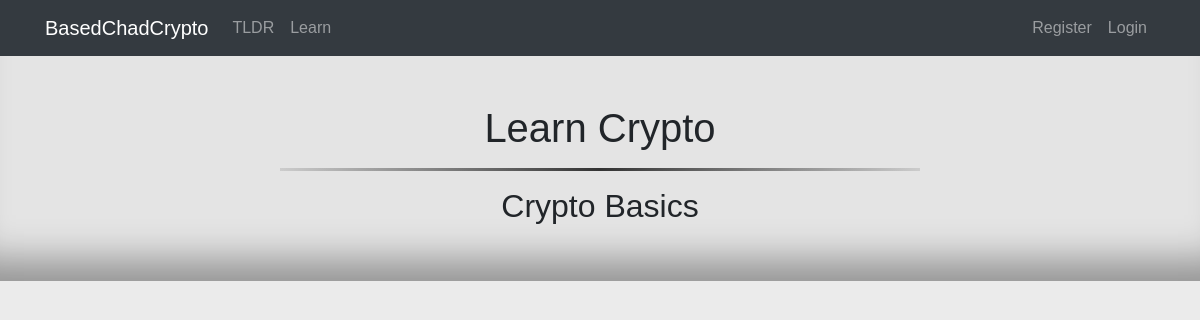
Page /pages/learn on the earlier database version.
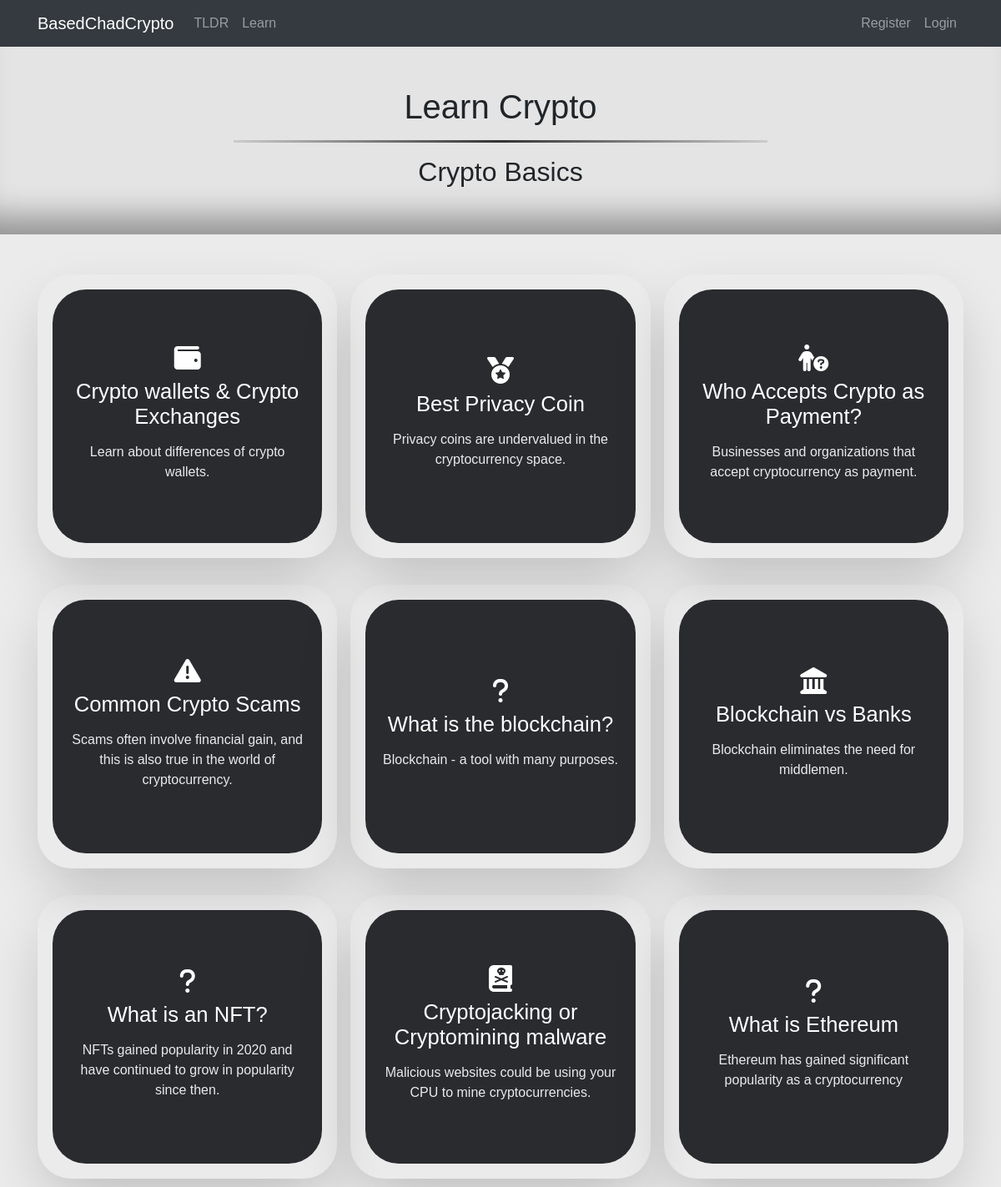
Same page on the later database version.
### tables this page shows
CREATE TABLE `learn` (
  `url` char(255) DEFAULT NULL,
  `class` char(255) DEFAULT NULL,
  `h3` char(255) DEFAULT NULL,
  `p` char(255) DEFAULT NULL,
  `id` int(11) NOT NULL,
  `related_posts` char(255) DEFAULT NULL,
  `html` text DEFAULT NULL
);

### app/controllers/Pages.php (called while the page is built, shortened)
<?php
class Pages extends Controller
{
  public function __construct()
  {
    $this->postModel = $this->model('Post');
  }
  public function learn()
  {
    $post = $this->postModel->getLearnPosts();
    $data = [
      'title' => 'learn',
      'learn' => $post
    ];
    $this->view('pages/learn', $data);
  }
}

### app/libraries/Core.php (called while the page is built, shortened)
<?php
  class Core {
    protected $currentMethod = 'index';
    public function __construct(){
      $url = $this->getUrl();
      if(file_exists('../app/controllers/' . ucwords($url[0]). '.php')){
        unset($url[0]);
      }
      $this->currentController = new $this->currentController;
      if(isset($url[1])){
        if(method_exists($this->currentController, $url[1])){
          $this->currentMethod = $url[1];
          unset($url[1]);
        }
      }
      $this->params = $url ? array_values($url) : [];
      call_user_func_array([$this->currentController, $this->currentMethod], $this->params);
    }
    public function getUrl(){
      if(isset($_GET['url'])){
        $url = rtrim($_GET['url'], '/');
        $url = filter_var($url, FILTER_SANITIZE_URL);
        $url = explode('/', $url);
        return $url;
      }
    }
  }

### public/index.php (called while the page is built, shortened)
<?php
  $init = new Core;

### app/libraries/Database.php (called while the page is built, shortened)
<?php
  class Database {
    private $host = DB_HOST;
    private $user = DB_USER;
    private $pass = DB_PASS;
    private $dbname = DB_NAME;
    private $dbh;
    private $stmt;
    public function __construct(){
      $dsn = 'mysql:host=' . $this->host . ';dbname=' . $this->dbname;
      $options = array(
        PDO::ATTR_PERSISTENT => true,
        PDO::ATTR_ERRMODE => PDO::ERRMODE_EXCEPTION
      );
      try{
        $this->dbh = new PDO($dsn, $this->user, $this->pass, $options);
      } catch(PDOException $e){
        $this->error = $e->getMessage();
        echo $this->error;
      }
    }
    public function query($sql){
      $this->stmt = $this->dbh->prepare($sql);
    }
    public function execute(){
      return $this->stmt->execute();
    }
    public function resultSet(){
      $this->execute();
      return $this->stmt->fetchAll(PDO::FETCH_OBJ);
    }
  }

### app/models/Post.php (called while the page is built, shortened)
<?php
class Post
{
  private $db;
  public function __construct()
  {
    $this->db = new Database;
  }
  public function getLearnPosts()
  {
      $this->db->query('SELECT * FROM learn ORDER BY id');
      $results = $this->db->resultSet();
      return $results;
  }
}

### app/views/pages/learn.php (the view)
<?php require APPROOT . '/views/inc/header.php'; ?>
<div class="container-fluid pages-main-header-container">
    <h1>Learn Crypto</h1>
    <hr class="page-hr">
    <h2>Crypto Basics</h2>
</div>
<div class="container learn-outer-container">
<?php foreach ($data['learn'] as $post) : ?>
    <a href="<?php echo URLROOT; ?><?php echo $post->url; ?>">
        <div class="learn-container">
            <div class='learn-card'>
                <div class='learn-box'>
                    <div class='learn-content'>
                        <i class='fa-solid <?php echo $post->class; ?> fa-2xl'></i>
                        <h3><?php echo $post->h3; ?></h3>
                        <p><?php echo $post->p; ?></p>
                    </div>
                </div>
            </div>
        </div>
    </a>
<?php endforeach; ?>
</div>
<?php require APPROOT . '/views/inc/footer.php'; ?>

### app/libraries/Controller.php (shortened to what this page needs)
<?php
  class Controller {
    public function view($view, $data = []){
      if(file_exists('../app/views/' . $view . '.php')){
        require_once '../app/views/' . $view . '.php';
      } else {
        die('View does not exist');
      }
    }
  }

### app/views/inc/header.php (shortened to what this page needs)
<html lang="en">
<head>
  <link rel="stylesheet" href="https://maxcdn.bootstrapcdn.com/bootstrap/4.0.0-beta/css/bootstrap.min.css">
  <link href="https://cdnjs.cloudflare.com/ajax/libs/font-awesome/6.2.1/css/all.min.css" rel="stylesheet">
  <link rel="stylesheet" href="<?php echo URLROOT; ?>/public/css/style.css">
  <link rel="stylesheet" href="<?php echo URLROOT; ?>/public/css/posts.css">
  <link rel="stylesheet" href="<?php echo URLROOT; ?>/public/css/openpost.css">
  <link rel="stylesheet" href="<?php echo URLROOT; ?>/public/css/mainpage.css">
  <link rel="stylesheet" href="<?php echo URLROOT; ?>/public/css/tldr.css">
  <link rel="stylesheet" href="<?php echo URLROOT; ?>/public/css/learn.css">
</head>
<body>
  <?php require APPROOT . '/views/inc/navbar.php'; ?>
  <div>

### app/views/inc/navbar.php (shortened to what this page needs)
<nav class="navbar navbar-expand-lg navbar-dark bg-dark">
  <div class="container">
      <a class="navbar-brand" href="<?php echo URLROOT; ?>"><?php echo SITENAME; ?></a>
      <div class="collapse navbar-collapse" id="navbarsExampleDefault">
        <ul class="navbar-nav mr-auto">
          <li class="nav-item">
            <a class="nav-link" href="<?php echo URLROOT; ?>/pages/tldr">TLDR</a>
          </li>
          <li class="nav-item">
            <a class="nav-link" href="<?php echo URLROOT; ?>/pages/learn">Learn</a>
          </li>
        </ul>
        <ul class="navbar-nav ml-auto">
          <?php if(isset($_SESSION['user_id'])) : ?>
          <li class="nav-item">
              <a class="nav-link" href="<?php echo URLROOT; ?>/users/logout">Logout</a>
            </li>
          <?php else : ?>
            <li class="nav-item">
              <a class="nav-link" href="<?php echo URLROOT; ?>/users/register">Register</a>
            </li>
            <li class="nav-item">
              <a class="nav-link" href="<?php echo URLROOT; ?>/users/login">Login</a>
            </li>
          <?php endif; ?>
        </ul>
      </div>
    </div>
  </nav>

### app/views/inc/footer.php (shortened to what this page needs)
  </div>
</body>
</html>

### public/css/style.css (style rules this page uses)
body { background: #ebebeb; }

### public/css/posts.css (style rules this page uses)
i { color: white; padding: 1.5rem; }

### public/css/openpost.css (style rules this page uses)
a, a:hover, a:active, a:visited, a:focus { color: inherit; text-decoration: none; }

### public/css/mainpage.css (style rules this page uses)
body { font-family: Tahoma, sans-serif; }

### public/css/tldr.css (style rules this page uses)
.pages-main-header-container { background-color: rgb(228, 228, 228); box-shadow: rgba(0, 0, 0, 0.35) 0px -50px 36px -28px inset; padding: 3rem; text-align: center; }
.page-hr { border: 0; height: 3px; background: #333; background-image: linear-gradient(to right, #ccc, #333, #ccc); max-width: 40rem; }

### public/css/learn.css (style rules this page uses)
.learn-container .learn-card { position: relative; min-width: 320px; height: 340px; box-shadow: rgba(0, 0, 0, 0.2) 0px 29px 70px -10px; border-radius: 40px !important; margin-top: 0; transition: 0.5s; margin-bottom: 1rem; }
.learn-container .learn-card .learn-box { position: absolute; background: #2a2b2f; border-radius: 40px !important; display: flex; justify-content: center; align-items: center; overflow: hidden; transition: 0.5s; top: 18px; left: 18px; right: 18px; bottom: 18px; }
.learn-container .learn-card .learn-box .learn-content { padding: 20px; text-align: center; }
.learn-container .learn-card .learn-box .learn-content p { font-size: 1rem; font-weight: 300; color: rgba(255, 255, 255, 0.9); z-index: 1; transition: 0.5s; }
.learn-container .learn-card .learn-box .learn-content h3 { font-size: 1.6rem; color: #fff; z-index: 1; transition: 0.5s; margin-bottom: 15px; }
.learn-outer-container { display: grid; grid-template-columns: 1fr 1fr 1fr; gap: 1rem; padding-top: 3rem; }

Differences in the rows shown:
added learn: h3 "Crypto wallets & Crypto Exchanges", p "Learn about differences of crypto wallets."
added learn: h3 "Best Privacy Coin", p "Privacy coins are undervalued in the cryptocurrency space."
added learn: h3 "Who Accepts Crypto as Payment?", p "Businesses and organizations that accept cryptocurrency as payment."
added learn: h3 "Common Crypto Scams", p "Scams often involve financial gain, and this is also true in the world of cryptocurrency."
added learn: h3 "What is the blockchain?", p "Blockchain - a tool with many purposes."
added learn: h3 "Blockchain vs Banks", p "Blockchain eliminates the need for middlemen."
added learn: h3 "What is an NFT?", p "NFTs gained popularity in 2020 and have continued to grow in popularity since then."
added learn: h3 "Cryptojacking or Cryptomining malware", p "Malicious websites could be using your CPU to mine cryptocurrencies."
added learn: h3 "What is Ethereum", p "Ethereum has gained significant popularity as a cryptocurrency"
